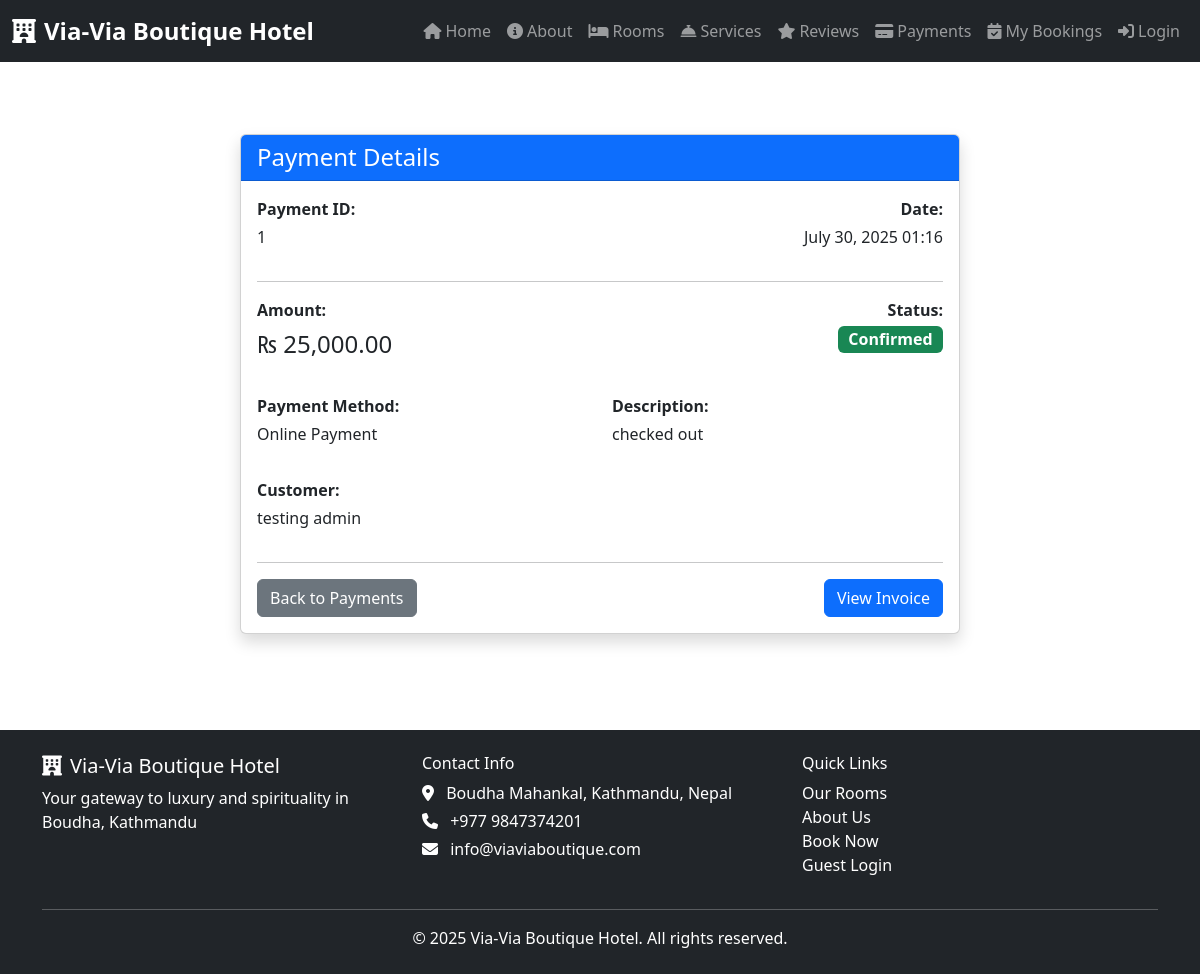
/payments/detail/1/ (signed in), run on the app's committed database.
### payments/models.py (models this page shows, shortened)
class Payment(models.Model):
    PAYMENT_METHODS = (
        ('cash', 'Cash'),
        ('card', 'Credit/Debit Card'),
        ('online', 'Online Payment'),
        ('other', 'Other'),
    )
    user = models.ForeignKey(settings.AUTH_USER_MODEL,
                             on_delete=models.CASCADE, related_name='payments')
    amount = models.DecimalField(max_digits=10, decimal_places=2)
    method = models.CharField(max_length=20, choices=PAYMENT_METHODS)
    timestamp = models.DateTimeField(default=timezone.now)
    description = models.CharField(max_length=255, blank=True, null=True)
    confirmed = models.BooleanField(default=False)

### users/models.py (models this page shows, shortened)
class CustomUser(AbstractUser):
    phone = models.CharField(max_length=15, blank=True, null=True)
    address = models.TextField(blank=True, null=True)
    role = models.CharField(
        max_length=20, choices=ROLE_CHOICES, default='customer')

### payments/views.py (the view)
# urls.py: path('detail/<int:payment_id>/', payment_detail, name='payment_detail'),
@login_required
def payment_detail(request, payment_id):
    payment = get_object_or_404(Payment, id=payment_id, user=request.user)
    return render(request, 'payments/payment_detail.html', {'payment': payment})

### rooms/templatetags/nepali_filters.py (called while the page is built)
@register.filter(name='nepali_currency')
def nepali_currency(value):
    if value is None:
        return ''
    formatted_value = floatformat(value, 2)
    parts = formatted_value.split('.')
    integer_part = parts[0]
    result = ""
    for i, char in enumerate(reversed(integer_part)):
        if i > 0 and i % 3 == 0:
            result = "," + result
        result = char + result
    if len(parts) > 1:
        result = f"{result}.{parts[1]}"
    return f"₨ {result}"

### payments/templates/payments/payment_detail.html (shortened to what this page needs)
{% extends 'base.html' %}
{% load nepali_filters %}
{% block content %}
<div class="container py-5">
    <div class="row">
        <div class="col-md-8 mx-auto">
            <div class="card shadow">
                <div class="card-header bg-primary text-white">
                    <h4 class="mb-0">Payment Details</h4>
                </div>
                <div class="card-body">
                    <div class="row mb-3">
                        <div class="col-md-6">
                            <p class="mb-1"><strong>Payment ID:</strong></p>
                            <p>{{ payment.id }}</p>
                        </div>
                        <div class="col-md-6 text-md-end">
                            <p class="mb-1"><strong>Date:</strong></p>
                            <p>{{ payment.timestamp|date:"F d, Y H:i" }}</p>
                        </div>
                    </div>
                    <hr>
                    <div class="row mb-3">
                        <div class="col-md-6">
                            <p class="mb-1"><strong>Amount:</strong></p>
                            <p class="fs-4">{{ payment.amount|nepali_currency }}</p>
                        </div>
                        <div class="col-md-6 text-md-end">
                            <p class="mb-1"><strong>Status:</strong></p>
                            {% if payment.confirmed %}
                            <span class="badge bg-success fs-6">Confirmed</span>
                            {% else %}
                            <span class="badge bg-warning text-dark fs-6">Pending</span>
                            {% endif %}
                        </div>
                    </div>
                    <div class="row mb-3">
                        <div class="col-md-6">
                            <p class="mb-1"><strong>Payment Method:</strong></p>
                            <p>{{ payment.get_method_display }}</p>
                        </div>
                        <div class="col-md-6">
                            <p class="mb-1"><strong>Description:</strong></p>
                            <p>{{ payment.description|default:"--" }}</p>
                        </div>
                    </div>
                    <div class="row mb-3">
                        <div class="col-md-6">
                            <p class="mb-1"><strong>Customer:</strong></p>
                            <p>{{ payment.user.get_full_name|default:payment.user.username }}</p>
                        </div>
                    </div>
                    <hr>
                    <div class="d-flex justify-content-between">
                        <a href="{% url 'payment_list' %}" class="btn btn-secondary">Back to Payments</a>
                        <a href="{% url 'invoice' payment.id %}" class="btn btn-primary">View Invoice</a>
                    </div>
                </div>
            </div>
        </div>
    </div>
</div>
{% endblock %}

### templates/base.html (style rules this page uses)
.card { transition: transform 0.3s ease; }
.btn-primary { background-color: #0d6efd; border-color: #0d6efd; }
.bg-primary { background-color: #0d6efd !important; }

### data on the page
Payment: id "1", timestamp "July 30, 2025 01:16", amount|nepali_currency "₨ 25,000.00", method "Online Payment", description "checked out", user.get_full_name "testing admin"
